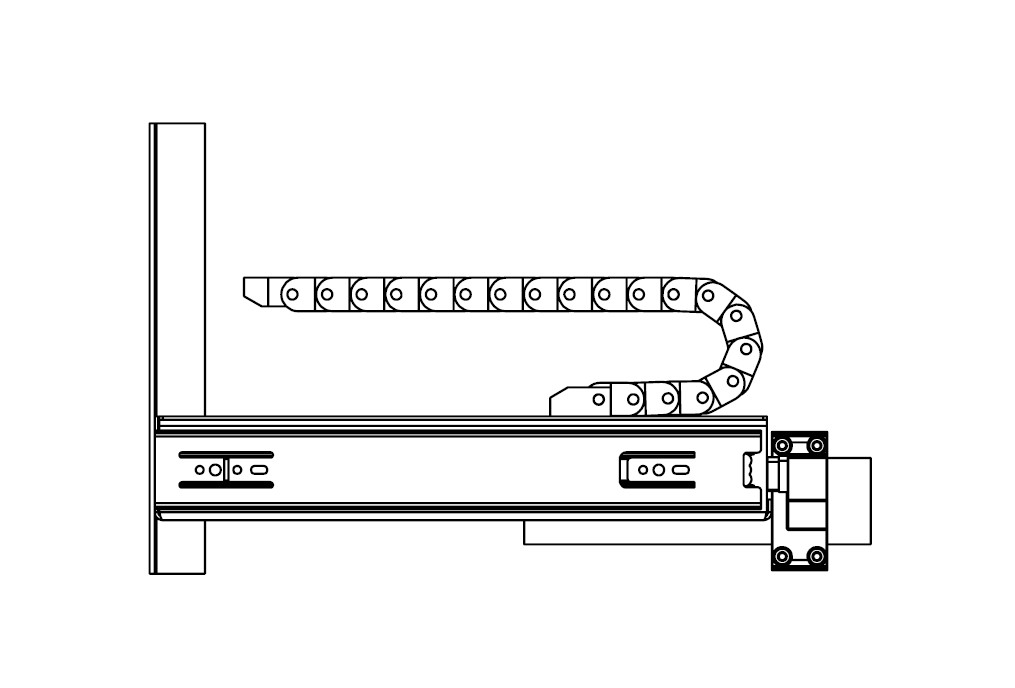
#> input picture moduł_interfejs_mechaniczny_wzór_przemysłowy-konstrukcja/rzut z prawej.jpg, 1015 x 688 px
$ python surface_calculating.py --input-image '../../moduł_interfejs_mechaniczny_wzór_przemysłowy-konstrukcja/rzut z prawej.jpg' --pixel-to-cm-ratio 1.0
#> lines starting #> are read from the running program, lines starting #| are printed output that depends on the picture
### machine_vision-master/image_processing/image_processing_utils.py
from matplotlib import pyplot as plt
import cv2
import imutils
import numpy as np
from statistics import median
from os.path import basename
import re


# [235 lines left out: functions clahe_image, _display_single, display, display_file, combine_multiple_masks, color_image_subset and 3 more, not called in this run]


def get_mask_surface_area(mask, pixel_to_cm: float, morphological_operations: bool = True, display_mask: bool = False) \
        -> float:
    """
    Function to calculate the surface area for the mask image.

    :param mask: Mask image.
    :param pixel_to_cm: Predictor for pixels to centimeters.
    :param morphological_operations: Indicator if we want to use morphological transformations.
    :param display_mask: An indicator if we want to display mask with roughly drawn kept contours.
    :return: Approximate area of the surface.
    """
#> called with pixel_to_cm = 1, morphological_operations = True, display_mask = False

    # Check if passed image is np.array or just image string.
    if isinstance(mask, str):
        mask = cv2.imread(mask)
#> mask is the input picture: shape (688, 1015, 3); min 0, max 255, mean 242.6

    # If morphological_operations == True then use opening and closing.
    if morphological_operations:
        kernel = np.ones((5, 5), np.uint8)
        mask = cv2.morphologyEx(mask, cv2.MORPH_OPEN, kernel)
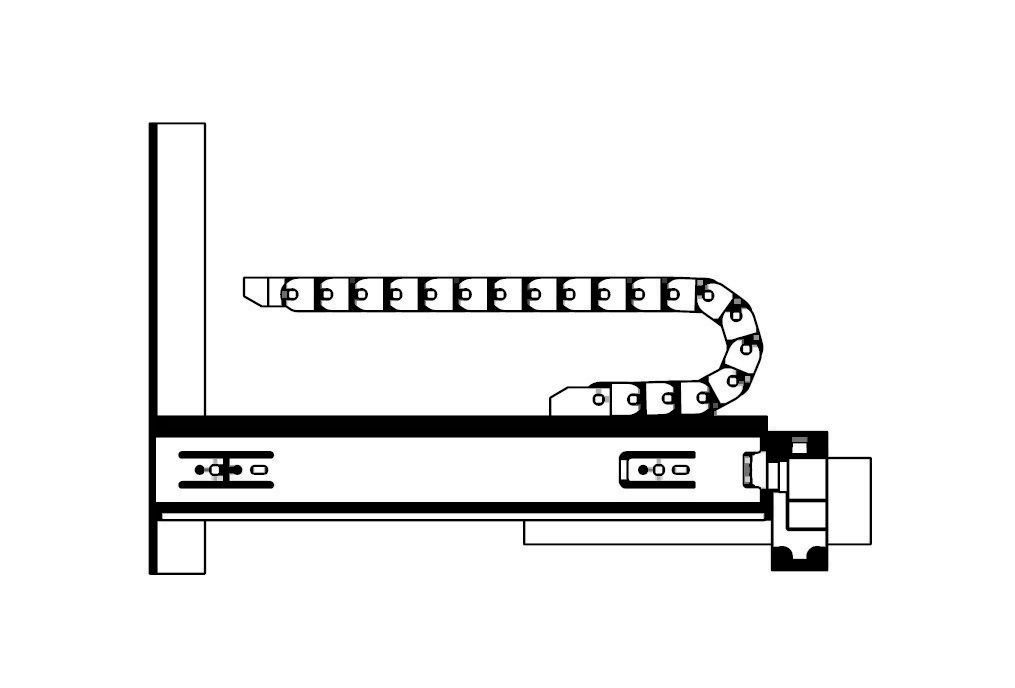
#> mask: shape (688, 1015, 3); min 0, max 255, mean 238.2
        mask = cv2.morphologyEx(mask, cv2.MORPH_CLOSE, kernel)
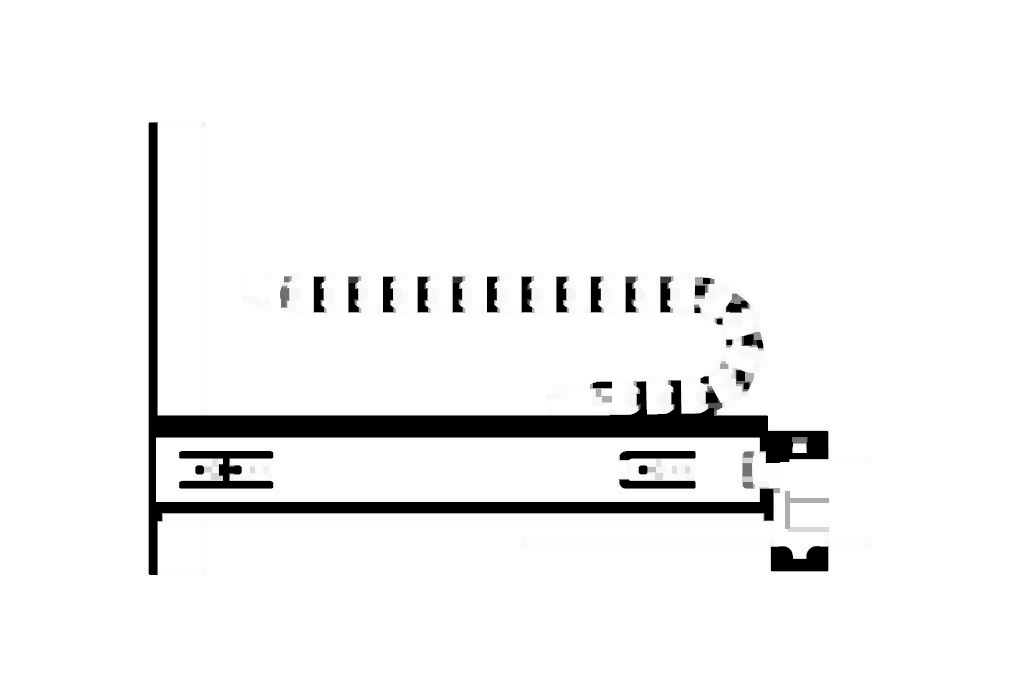
#> mask: shape (688, 1015, 3); min 0, max 255, mean 241.3

    # If display_mask == True, then display the mask image.
    if display_mask:
        display(mask)

    unique, counts = np.unique(mask, return_counts=True)
#> unique = 197 values from 0 to 255; counts = 197 values, max 1820295 at index 196, min 3 at index 10, mean 10634.3

    surface_area = counts[1] * pixel_to_cm ** 2
#> surface_area = 28623

    return surface_area


# [109 lines left out: functions concatenate_images, stitch_panorama_image, stitch_image_name, configuration_to_regex_pattern, match_pattern, not called in this run]

### machine_vision-master/image_processing/surface_calculating.py
from image_processing_utils import get_mask_surface_area
import argparse
import sys


def main():

    parser = argparse.ArgumentParser(description='Calculate surface of the objects from the mask.')
    parser.add_argument('-i', '--input-image', help='Path to the input mask image.', type=str, required=True)
    parser.add_argument('-ptcr', '--pixel-to-cm-ratio', help='Pixel to cm ratio.', type=float, required=True)
    parser.add_argument('-mo', '--morphological-operations', help='Indicator if we want to use opening and closing '
                                                                  'operations.', type=bool, default=True)
    parser.add_argument('-dm', '--display-mask', help='Indicator if we want to display the mask image.', type=bool,
                        default=False)
    parser.add_argument('-ot', '--object-type', help='Optional variable stating the type of the object.', type=str,
                        default=None)
    parser.add_argument('-wr', '--weight-ratio', help='Optional variable stating ratio of weight to volume, in g/cm^2.',
                        type=float, default=None)

    options = parser.parse_args()

    # Extract variables from argparse.
    weight_ratio = options.weight_ratio

    # Calculate the surface of the objects.
    objects_surface = get_mask_surface_area(
        mask=options.input_image,
        pixel_to_cm=options.pixel_to_cm_ratio,
        morphological_operations=options.morphological_operations,
        display_mask=options.display_mask
    )
#> objects_surface = 28623

    if options.object_type == 'fruit' and weight_ratio:
        sys.stdout.write(f'{objects_surface:.4f} {(objects_surface * weight_ratio):.8f}')
    else:
        sys.stdout.write(f'{objects_surface:.4f}')
#| 28623.0000


if __name__ == '__main__':
    main()

$ run again, on moduł_interfejs_mechaniczny_wzór_przemysłowy-konstrukcja/aksonometria 2.jpg
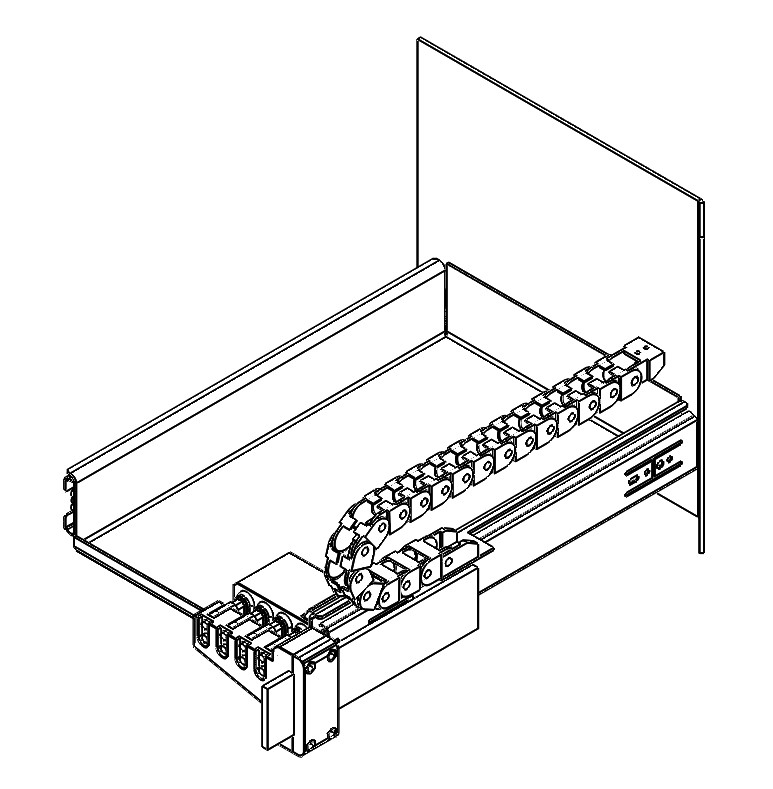
#> input picture moduł_interfejs_mechaniczny_wzór_przemysłowy-konstrukcja/aksonometria 2.jpg, 773 x 789 px
#> in get_mask_surface_area, mask is the input picture: shape (789, 773, 3); min 0, max 255, mean 240.2
#> in get_mask_surface_area, `mask = cv2.morphologyEx(mask, cv2.MORPH_OPEN, kernel)`:
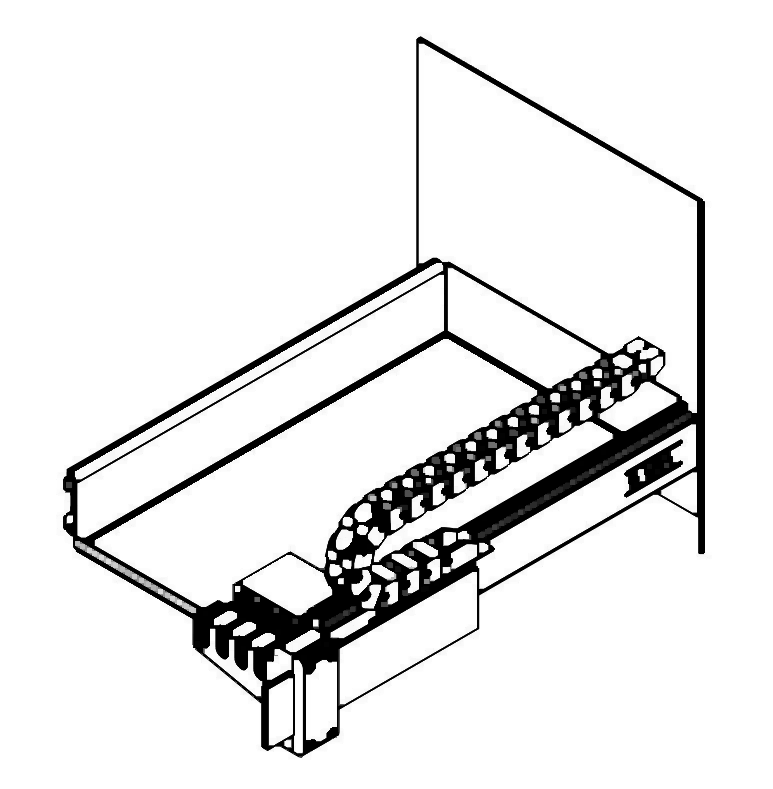
#> mask: shape (789, 773, 3); min 0, max 255, mean 232.6
#> in get_mask_surface_area, `mask = cv2.morphologyEx(mask, cv2.MORPH_CLOSE, kernel)`:
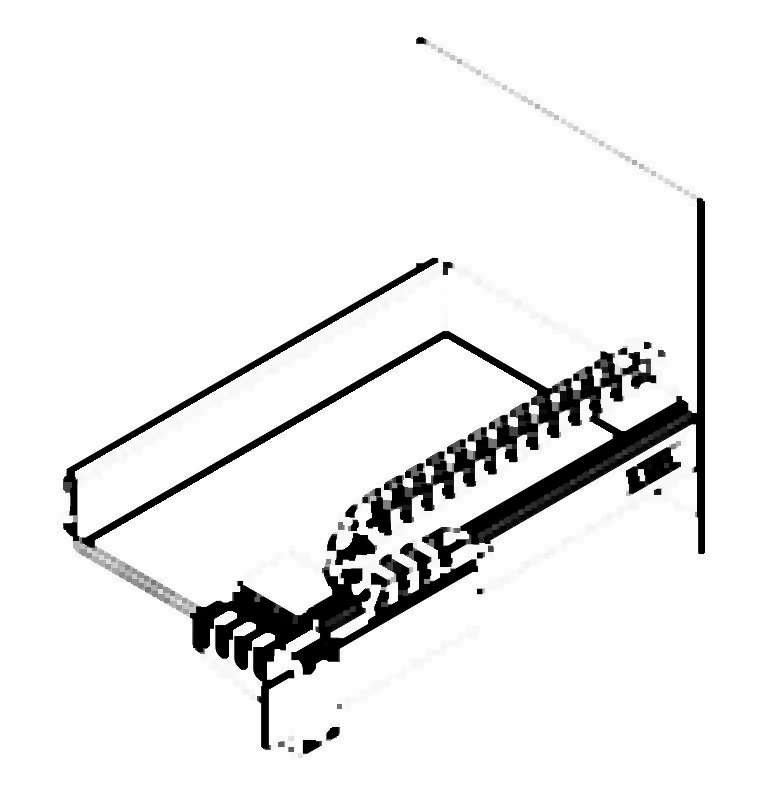
#> mask: shape (789, 773, 3); min 0, max 255, mean 236.4
#> unique = 256 values from 0 to 255; counts = 256 values, max 1513293 at index 255, min 9 at index 164, mean 7147.2
#> surface_area = 9708
#| 9708.0000

$ run again, on moduł_interfejs_mechaniczny_wzór_przemysłowy-konstrukcja/pogl•dowy gniazda.jpg
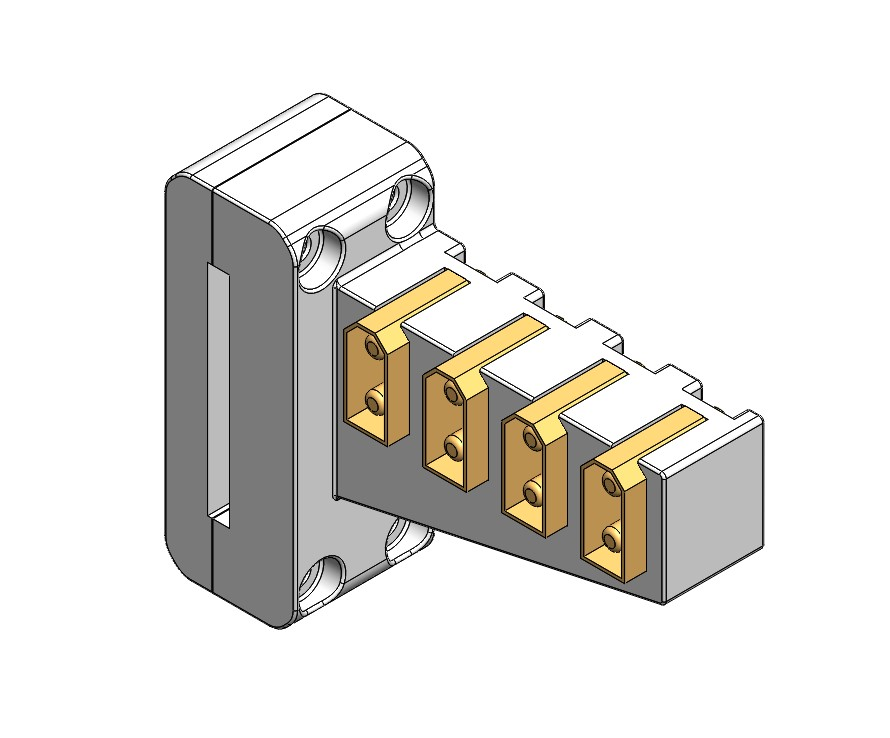
#> input picture moduł_interfejs_mechaniczny_wzór_przemysłowy-konstrukcja/pogl•dowy gniazda.jpg, 890 x 738 px
#> in get_mask_surface_area, mask is the input picture: shape (738, 890, 3); mean B, G, R 222.6, 226.3, 228.2
#> in get_mask_surface_area, `mask = cv2.morphologyEx(mask, cv2.MORPH_OPEN, kernel)`:
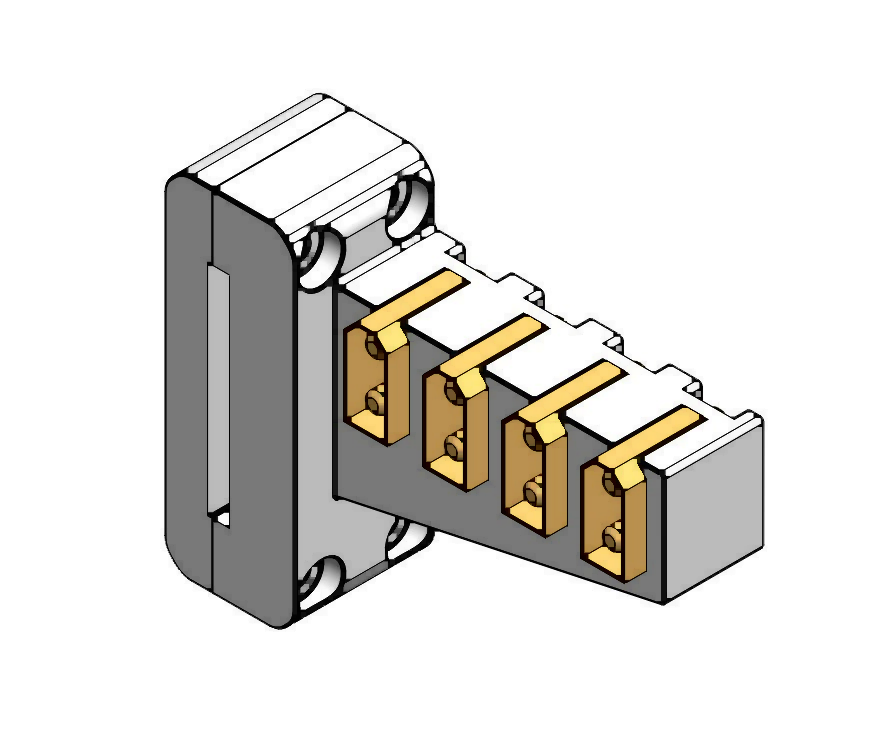
#> mask: shape (738, 890, 3); mean B, G, R 219.1, 222.7, 224.6
#> in get_mask_surface_area, `mask = cv2.morphologyEx(mask, cv2.MORPH_CLOSE, kernel)`:
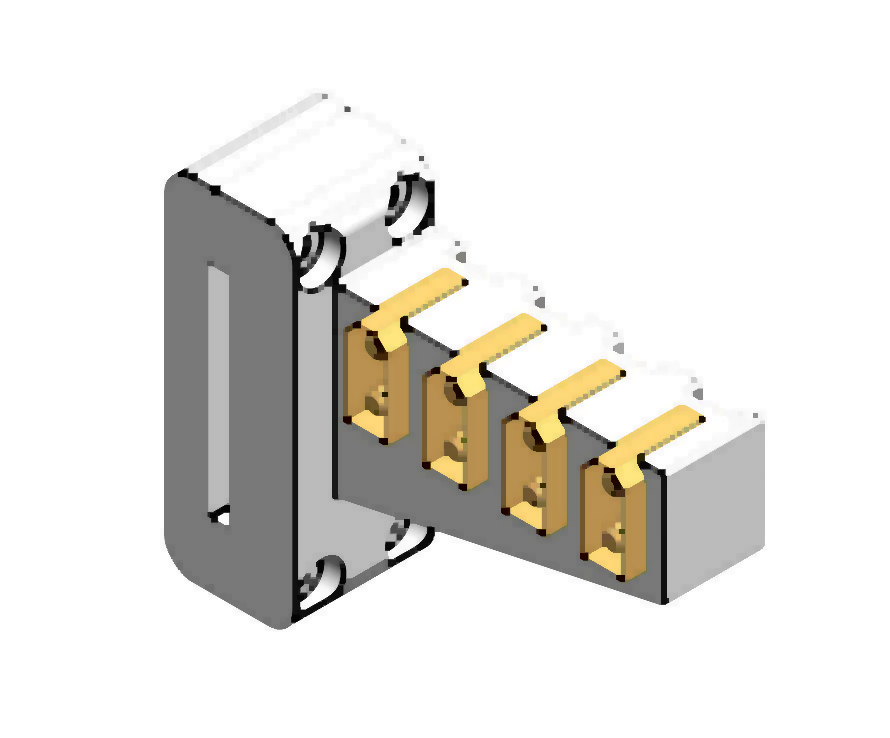
#> mask: shape (738, 890, 3); mean B, G, R 222.3, 226.6, 228.6
#> unique = 256 values from 0 to 255; counts = 256 values, max 1404448 at index 255, min 30 at index 154, mean 7697.1
#> surface_area = 232
#| 232.0000

$ run again, on moduł_interfejs_mechaniczny_wzór_przemysłowy-konstrukcja/pogl•dowy wtyczki.jpg
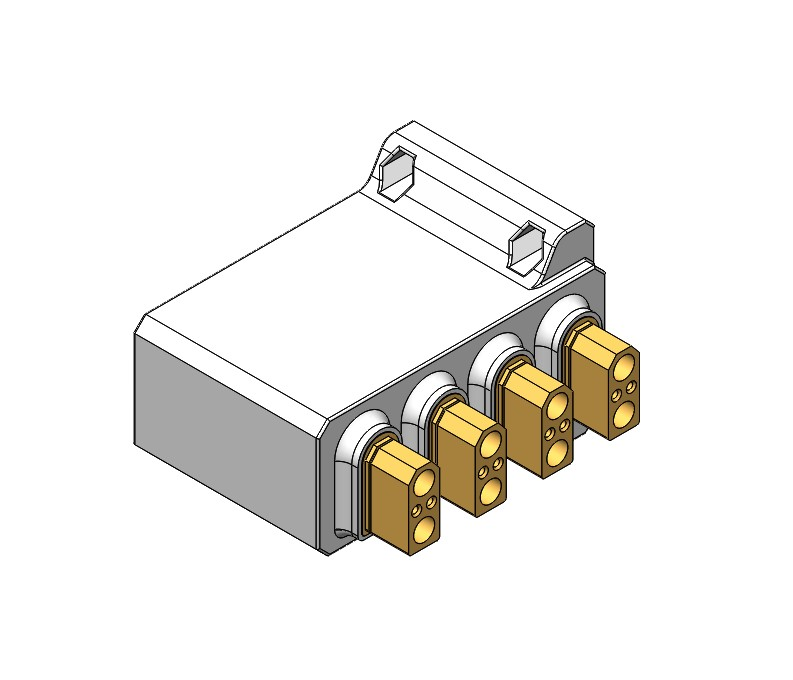
#> input picture moduł_interfejs_mechaniczny_wzór_przemysłowy-konstrukcja/pogl•dowy wtyczki.jpg, 793 x 680 px
#> in get_mask_surface_area, mask is the input picture: shape (680, 793, 3); mean B, G, R 234.6, 238, 239.6
#> in get_mask_surface_area, `mask = cv2.morphologyEx(mask, cv2.MORPH_OPEN, kernel)`:
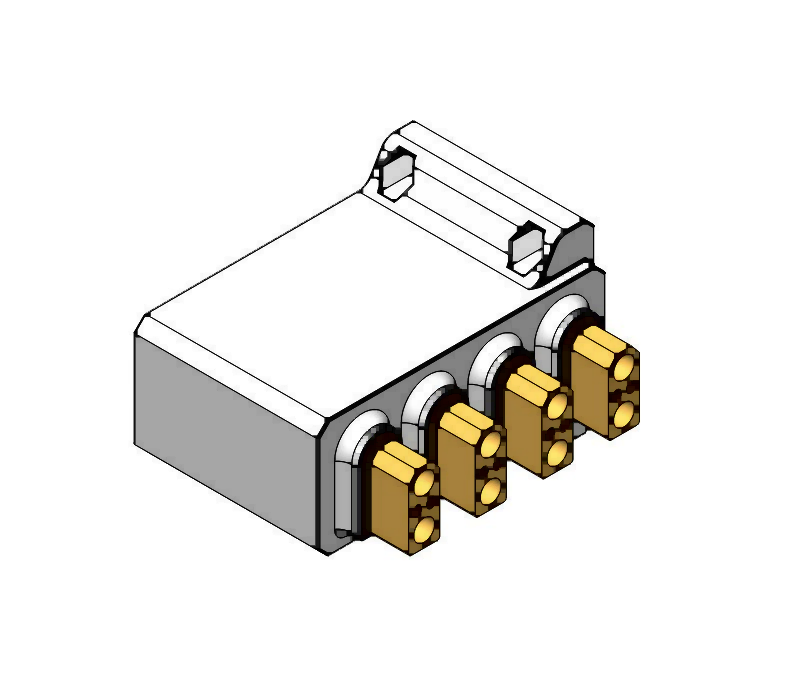
#> mask: shape (680, 793, 3); mean B, G, R 232, 235.3, 236.9
#> in get_mask_surface_area, `mask = cv2.morphologyEx(mask, cv2.MORPH_CLOSE, kernel)`:
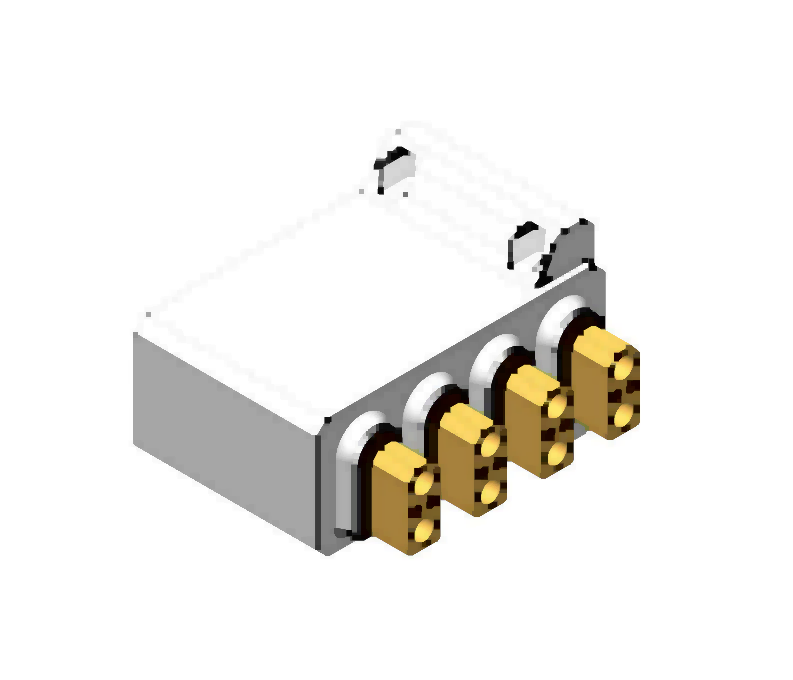
#> mask: shape (680, 793, 3); mean B, G, R 234.3, 237.8, 239.5
#> unique = 256 values from 0 to 255; counts = 256 values, max 1310003 at index 255, min 20 at index 150, mean 6319.2
#> surface_area = 556
#| 556.0000
